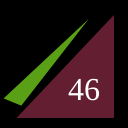
Frame 1 (no input)
Frame 60 (no input): identical to frame 1, image omitted
Frame 120 (the mouse pressed at the canvas centre since frame 60): identical to frame 1, image omitted

The p5.js sketch that drew this single still picture (run headless with seeded random() and noise() and a simulated clock; from frame 60 on, the mouse is pressed at the canvas centre):

// p5.js sketch
// ── sketch.js
function setup() {
  createCanvas(128,128);
}

function draw() {
  background(0);
  strokeWeight(4);
  fill(100, 30, 50);
  triangle(12,120,116,120,116,10);
  fill(90, 160, 23);
  triangle(0,99,22,108,106,0);
  fill(255);
  textSize(32);
  textFont("serif");
  text("46", 68, 100);
}
